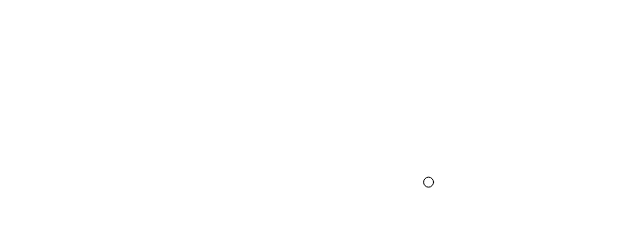
Frame 1 (no input)
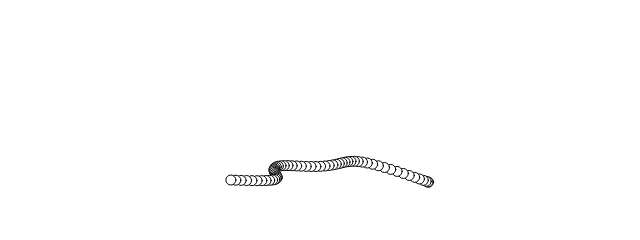
Frame 60 (no input)
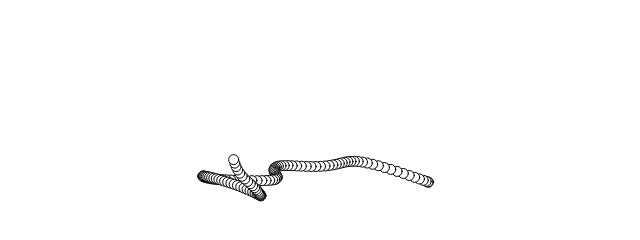
Frame 120 (the mouse pressed at the canvas centre since frame 60)

The p5.js sketch that drew these frames (run headless with seeded random() and noise() and a simulated clock; from frame 60 on, the mouse is pressed at the canvas centre):

// p5.js sketch
// ── sketch.js
class Walker {
    constructor() {
        this.x = width / 2;
        this.y = height / 2;

        this.tx = 0;
        this.ty = 10000;
    }

    show() {
        stroke(0);
        circle(this.x, this.y, 10);
    }

    step() {
        this.x = noise(this.tx) * width;
        this.y = noise(this.ty) * height;

        this.tx += 0.01;
        this.ty += 0.01;
    }
}

let walker;

function setup() {
    createCanvas(640, 240);
    walker = new Walker();
    background(255);
}

function draw() {
    walker.step();
    walker.show();
}
